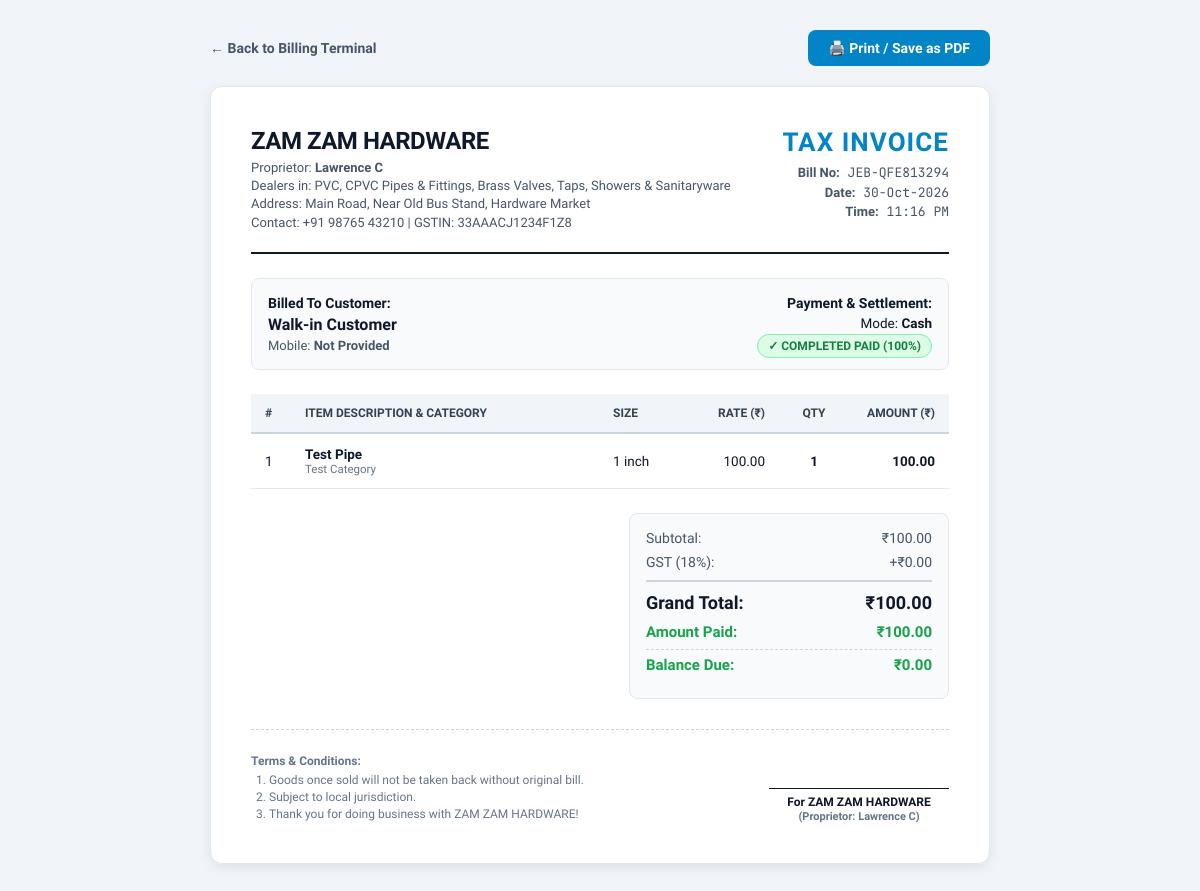
Screenshot of /invoice/23/ with the database file from the repository.
### law/models.py (models this page shows, shortened)
class Bill(models.Model):
    GENDER_CHOICES = [
        ('MALE', 'Male'),
        ('FEMALE', 'Female'),
        ('OTHER', 'Other'),
    ]
    ID_PROOF_CHOICES = [
        ('AADHAAR', 'Aadhaar Card'),
        ('PAN', 'PAN Card'),
        ('DRIVING_LICENCE', 'Driving Licence'),
        ('VOTER_ID', 'Voter ID'),
        ('SMART_CARD', 'Smart Card / Ration Card'),
        ('OTHER', 'Other ID'),
    ]
    PAYMENT_CHOICES = [
        ('CASH', 'Cash'),
        ('UPI', 'UPI / GPay / PhonePe'),
        ('CARD', 'Debit / Credit Card'),
        ('CREDIT', 'Credit / Due'),
    ]
    PAYMENT_STATUS_CHOICES = [
        ('COMPLETED_PAID', 'Completed Paid'),
        ('HIGH_80_PAID', '80%+ High Paid'),
        ('HIGH_50_PAID', '50%+ High Paid'),
        ('DOWN_50_PAID', '50% Down Paid'),
        ('NO_PAID', 'No Paid (Unpaid)'),
    ]
    bill_number = models.CharField(max_length=50, unique=True, editable=False)
    customer_name = models.CharField(max_length=150, default="Walk-in Customer")
    customer_phone = models.CharField(max_length=20, blank=True, null=True, verbose_name="Mobile No")
    gender = models.CharField(max_length=10, choices=GENDER_CHOICES, default='MALE')
    door_no = models.CharField(max_length=50, blank=True, null=True, verbose_name="Door / Flat No")
    address = models.TextField(blank=True, null=True, verbose_name="Address with Door No")
    id_proof_type = models.CharField(max_length=30, choices=ID_PROOF_CHOICES, default='AADHAAR')
    id_proof_number = models.CharField(max_length=60, blank=True, null=True, verbose_name="ID Proof No")
    payment_mode = models.CharField(max_length=20, choices=PAYMENT_CHOICES, default='CASH')
    subtotal = models.DecimalField(max_digits=12, decimal_places=2, default=0.00)
    discount = models.DecimalField(max_digits=10, decimal_places=2, default=0.00, verbose_name="Discount Amount")
    gst_rate = models.DecimalField(max_digits=5, decimal_places=2, default=18.00, verbose_name="GST Rate (%)")
    gst_amount = models.DecimalField(max_digits=10, decimal_places=2, default=0.00, verbose_name="GST Amount")
    grand_total = models.DecimalField(max_digits=12, decimal_places=2, default=0.00, verbose_name="Total Amount")
    paid_amount = models.DecimalField(max_digits=12, decimal_places=2, default=0.00, verbose_name="Paid Amount")
    balance_amount = models.DecimalField(max_digits=12, decimal_places=2, default=0.00, verbose_name="Balance Amount")
    payment_status = models.CharField(max_length=25, choices=PAYMENT_STATUS_CHOICES, default='COMPLETED_PAID')
    created_at = models.DateTimeField(default=timezone.now)
    notes = models.TextField(blank=True, null=True)
    class Meta:
        verbose_name = "Bill / Invoice"
        verbose_name_plural = "Bills / Invoices"
        ordering = ['-created_at']

class BillItem(models.Model):
    bill = models.ForeignKey(Bill, on_delete=models.CASCADE, related_name='items')
    product = models.ForeignKey(Product, on_delete=models.SET_NULL, null=True, blank=True)
    product_name = models.CharField(max_length=200)
    category_name = models.CharField(max_length=120, blank=True, default='')
    size = models.CharField(max_length=80)
    rate = models.DecimalField(max_digits=10, decimal_places=2)
    quantity = models.PositiveIntegerField(default=1)
    total = models.DecimalField(max_digits=12, decimal_places=2)
    class Meta:
        verbose_name = "Bill Item"
        verbose_name_plural = "Bill Items"

### law/views.py (the view)
# urls.py: path('invoice/<int:bill_id>/', views.invoice_detail, name='invoice_detail'),
def invoice_detail(request, bill_id):
    bill = get_object_or_404(Bill.objects.prefetch_related('items'), id=bill_id)
    context = {
        'bill': bill,
        'shop_name': "ZAM ZAM HARDWARE",
        'shop_owner': "Lawrence C",
        'shop_phone': "+91 98765 43210",
        'shop_address': "Main Road, Near Old Bus Stand, Hardware Market",
        'gstin': "33AAACJ1234F1Z8",
    }
    return render(request, 'law/invoice_print.html', context)

### law/templates/law/invoice_print.html (shortened to what this page needs)
<!DOCTYPE html>
<html lang="en">
<head>
</head>
<body>
    <div class="no-print-bar">
        <a href="{% url 'billing_pos' %}" style="color: #475569; text-decoration: none; font-size: 14px; font-weight: 600;">
            ← Back to Billing Terminal
        </a>
        <button class="btn-print" onclick="window.print()">
            🖨️ Print / Save as PDF
        </button>
    </div>
    <div class="invoice-card">
        <div class="header-section">
            <div>
                <div class="shop-brand">{{ shop_name }}</div>
                <div class="shop-sub">
                    Proprietor: <strong>{{ shop_owner }}</strong><br>
                    Dealers in: PVC, CPVC Pipes & Fittings, Brass Valves, Taps, Showers & Sanitaryware<br>
                    Address: {{ shop_address }}<br>
                    Contact: {{ shop_phone }} | GSTIN: {{ gstin }}
                </div>
            </div>
            <div class="invoice-tag">
                <div class="inv-title">TAX INVOICE</div>
                <div class="inv-meta">
                    <strong>Bill No:</strong> {{ bill.bill_number }}<br>
                    <strong>Date:</strong> {{ bill.created_at|date:"d-M-Y" }}<br>
                    <strong>Time:</strong> {{ bill.created_at|date:"h:i A" }}
                </div>
            </div>
        </div>
        <div class="meta-grid">
            <div>
                <strong style="color: #0f172a; font-size: 14px;">Billed To Customer:</strong>
                <div style="font-size: 16px; font-weight: 800; margin-top: 4px; color: #0f172a;">
                    {{ bill.customer_name }}
                </div>
                <div style="color: #475569; margin-top: 4px; font-size: 13px;">
                    Mobile: <strong>{{ bill.customer_phone|default:"Not Provided" }}</strong>
                </div>
            </div>
            <div style="text-align: right;">
                <strong style="color: #0f172a; font-size: 14px;">Payment & Settlement:</strong>
                <div style="margin-top: 4px; font-size: 13.5px;">
                    Mode: <strong>{{ bill.get_payment_mode_display }}</strong>
                </div>
                <div style="margin-top: 6px;">
                    {% if bill.payment_status == 'COMPLETED_PAID' %}
                    <span style="background: #dcfce7; color: #15803d; padding: 4px 10px; border-radius: 999px; font-size: 12px; font-weight: 800; border: 1px solid #86efac;">
                        ✓ COMPLETED PAID (100%)
                    </span>
                    {% elif bill.payment_status == 'HIGH_80_PAID' %}
                    <span style="background: #e0f2fe; color: #0369a1; padding: 4px 10px; border-radius: 999px; font-size: 12px; font-weight: 800; border: 1px solid #7dd3fc;">
                        ● 80%+ HIGH PAID ({{ bill.paid_percentage }}%)
                    </span>
                    {% elif bill.payment_status == 'HIGH_50_PAID' %}
                    <span style="background: #fef3c7; color: #b45309; padding: 4px 10px; border-radius: 999px; font-size: 12px; font-weight: 800; border: 1px solid #fde047;">
                        ● 50%+ HIGH PAID ({{ bill.paid_percentage }}%)
                    </span>
                    {% elif bill.payment_status == 'DOWN_50_PAID' %}
                    <span style="background: #ffedd5; color: #c2410c; padding: 4px 10px; border-radius: 999px; font-size: 12px; font-weight: 800; border: 1px solid #fdba74;">
                        ● 50% DOWN PAID ({{ bill.paid_percentage }}%)
                    </span>
                    {% else %}
                    <span style="background: #fee2e2; color: #b91c1c; padding: 4px 10px; border-radius: 999px; font-size: 12px; font-weight: 800; border: 1px solid #fca5a5;">
                        ✕ NO PAID (UNPAID)
                    </span>
                    {% endif %}
                </div>
            </div>
        </div>
        <table class="items-table">
            <thead>
                <tr>
                    <th style="width: 40px;">#</th>
                    <th>Item Description & Category</th>
                    <th style="width: 90px;">Size</th>
                    <th style="width: 90px; text-align: right;">Rate (₹)</th>
                    <th style="width: 70px; text-align: center;">Qty</th>
                    <th style="width: 100px; text-align: right;">Amount (₹)</th>
                </tr>
            </thead>
            <tbody>
                {% for item in bill.items.all %}
                <tr>
                    <td>{{ forloop.counter }}</td>
                    <td>
                        <strong style="color: #0f172a;">{{ item.product_name }}</strong>
                        <div style="font-size: 11.5px; color: #64748b;">{{ item.category_name }}</div>
                    </td>
                    <td>{{ item.size }}</td>
                    <td style="text-align: right;">{{ item.rate|floatformat:2 }}</td>
                    <td style="text-align: center; font-weight: 700;">{{ item.quantity }}</td>
                    <td style="text-align: right; font-weight: 700;">{{ item.total|floatformat:2 }}</td>
                </tr>
                {% endfor %}
            </tbody>
        </table>
        <div class="totals-section">
            <div class="totals-box" style="width: 320px;">
                <div class="total-row">
                    <span>Subtotal:</span>
                    <span>₹{{ bill.subtotal|floatformat:2 }}</span>
                </div>
                <div class="total-row">
                    <span>GST ({{ bill.gst_rate|floatformat:0 }}%):</span>
                    <span>+₹{{ bill.gst_amount|floatformat:2 }}</span>
                </div>
                <div class="grand-row">
                    <span>Grand Total:</span>
                    <span style="color: #0f172a;">₹{{ bill.grand_total|floatformat:2 }}</span>
                </div>
                <div class="total-row" style="margin-top: 10px; color: #16a34a; font-weight: 700; font-size: 15px;">
                    <span>Amount Paid:</span>
                    <span>₹{{ bill.paid_amount|floatformat:2 }}</span>
                </div>
                <div class="total-row" style="font-weight: 800; font-size: 15px; color: {% if bill.balance_amount > 0 %}#dc2626{% else %}#16a34a{% endif %}; border-top: 1px dashed #cbd5e1; padding-top: 6px;">
                    <span>Balance Due:</span>
                    <span>₹{{ bill.balance_amount|floatformat:2 }}</span>
                </div>
            </div>
        </div>
        <div class="terms-section">
            <div>
                <strong>Terms & Conditions:</strong>
                <ol style="padding-left: 18px; margin-top: 4px; line-height: 1.4;">
                    <li>Goods once sold will not be taken back without original bill.</li>
                    <li>Subject to local jurisdiction.</li>
                    <li>Thank you for doing business with {{ shop_name }}!</li>
                </ol>
            </div>
            <div>
                <div class="signature-box">
                    For {{ shop_name }}<br>
                    <span style="font-size: 11px; color: #64748b;">(Proprietor: {{ shop_owner }})</span>
                </div>
            </div>
        </div>
    </div>
</body>
</html>

### law/templates/law/invoice_print.html (style rules this page uses)
* { box-sizing: border-box; margin: 0; padding: 0; font-family: 'Plus Jakarta Sans', sans-serif; }
body { background: #f1f5f9; padding: 30px 15px; color: #0f172a; }
.invoice-card { max-width: 780px; margin: 0 auto; background: white; border-radius: 12px; box-shadow: 0 4px 12px rgba(0, 0, 0, 0.08); border: 1px solid #e2e8f0; padding: 40px; }
.header-section { display: flex; justify-content: space-between; align-items: flex-start; border-bottom: 2px solid #0f172a; padding-bottom: 20px; margin-bottom: 24px; }
.shop-brand { font-size: 24px; font-weight: 800; color: #0f172a; letter-spacing: -0.02em; }
.shop-sub { font-size: 13px; color: #475569; margin-top: 4px; line-height: 1.4; }
.invoice-tag { text-align: right; }
.inv-title { font-size: 26px; font-weight: 800; color: #0284c7; text-transform: uppercase; letter-spacing: 0.04em; }
.inv-meta { font-size: 13px; color: #475569; margin-top: 6px; line-height: 1.5; font-family: 'JetBrains Mono', monospace; }
.meta-grid { display: grid; grid-template-columns: 1fr 1fr; gap: 20px; background: #f8fafc; border: 1px solid #e2e8f0; border-radius: 8px; padding: 16px; margin-bottom: 24px; font-size: 13.5px; }
.items-table { width: 100%; border-collapse: collapse; margin-bottom: 24px; font-size: 13.5px; }
.items-table th { background: #f1f5f9; color: #334155; font-weight: 700; text-align: left; padding: 12px 14px; border-bottom: 2px solid #cbd5e1; font-size: 12px; text-transform: uppercase; }
.items-table td { padding: 12px 14px; border-bottom: 1px solid #e2e8f0; vertical-align: middle; }
.totals-section { display: flex; justify-content: flex-end; margin-bottom: 30px; }
.totals-box { width: 280px; background: #f8fafc; border: 1px solid #e2e8f0; border-radius: 8px; padding: 16px; font-size: 14px; }
.total-row { display: flex; justify-content: space-between; margin-bottom: 8px; color: #475569; }
.grand-row { display: flex; justify-content: space-between; font-size: 18px; font-weight: 800; color: #0f172a; border-top: 2px solid #cbd5e1; padding-top: 10px; margin-top: 10px; }
.terms-section { border-top: 1px dashed #cbd5e1; padding-top: 18px; display: flex; justify-content: space-between; align-items: flex-end; font-size: 12px; color: #64748b; }
.signature-box { text-align: center; width: 180px; border-top: 1px solid #0f172a; padding-top: 6px; font-weight: 700; color: #0f172a; margin-top: 40px; }
.no-print-bar { max-width: 780px; margin: 0 auto 20px auto; display: flex; justify-content: space-between; align-items: center; }
.btn-print { background: #0284c7; color: white; padding: 10px 20px; border-radius: 8px; border: none; font-weight: 700; cursor: pointer; font-size: 14px; }

### rows the page displays
Bill: bill_number "JEB-QFE813294", created_at "30-Oct-2026", created_at "11:16 PM", customer_name "Walk-in Customer", customer_phone "Not Provided", payment_mode "Cash", subtotal "100.00", gst_rate "18", gst_amount "0.00", grand_total "100.00", paid_amount "100.00", balance_amount "0.00"
BillItem: product_name "Test Pipe", category_name "Test Category", size "1 inch", rate "100.00", quantity "1", total "100.00"

### other values shown
{{ shop_name }} "ZAM ZAM HARDWARE"
{{ shop_owner }} "Lawrence C"
{{ shop_address }} "Main Road, Near Old Bus Stand, Hardware Market"
{{ shop_phone }} "+91 98765 43210"
{{ gstin }} "33AAACJ1234F1Z8"
